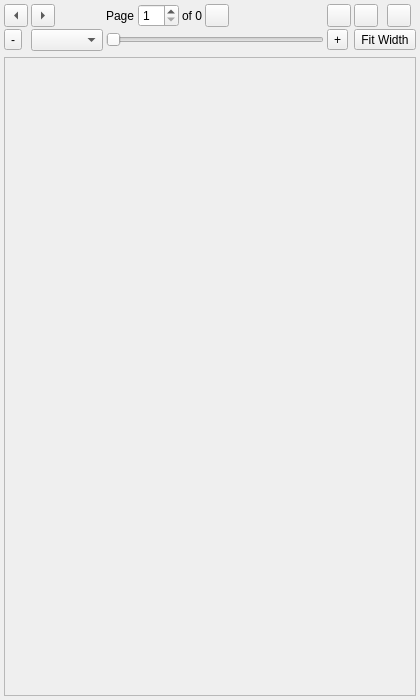
<?xml version="1.0" encoding="UTF-8"?>
<ui version="4.0">
 <class>SourceReader</class>
 <widget class="QWidget" name="SourceReader">
  <property name="geometry">
   <rect><x>0</x><y>0</y><width>420</width><height>700</height></rect>
  </property>
  <property name="windowTitle"><string>Source Reader</string></property>
  <layout class="QVBoxLayout" name="reader_layout">
   <property name="spacing"><number>4</number></property>
   <property name="leftMargin"><number>4</number></property>
   <property name="topMargin"><number>4</number></property>
   <property name="rightMargin"><number>4</number></property>
   <property name="bottomMargin"><number>4</number></property>
   <item>
    <widget class="QWidget" name="toolbar_widget" native="true">
     <layout class="QGridLayout" name="toolbar_layout">
      <property name="leftMargin"><number>0</number></property>
      <property name="topMargin"><number>0</number></property>
      <property name="rightMargin"><number>0</number></property>
      <property name="bottomMargin"><number>2</number></property>
      <property name="horizontalSpacing"><number>3</number></property>
      <property name="verticalSpacing"><number>2</number></property>
      <item row="0" column="0"><widget class="QToolButton" name="previous_button"><property name="toolTip"><string>Previous page</string></property><property name="arrowType"><enum>Qt::LeftArrow</enum></property></widget></item>
      <item row="0" column="1"><widget class="QToolButton" name="next_button"><property name="toolTip"><string>Next page</string></property><property name="arrowType"><enum>Qt::RightArrow</enum></property></widget></item>
      <item row="0" column="2"><widget class="QLabel" name="page_text_label"><property name="text"><string>Page</string></property></widget></item>
      <item row="0" column="3"><widget class="QSpinBox" name="page_spin"><property name="minimum"><number>1</number></property><property name="maximumSize"><size><width>58</width><height>16777215</height></size></property></widget></item>
      <item row="0" column="4"><widget class="QLabel" name="page_count_label"><property name="text"><string>of 0</string></property></widget></item>
      <item row="0" column="5"><widget class="QToolButton" name="open_button"><property name="toolTip"><string>Open another multi-page PDF or TIFF document</string></property></widget></item>
      <item row="0" column="6"><spacer name="toolbar_spacer"><property name="orientation"><enum>Qt::Horizontal</enum></property><property name="sizeHint" stdset="0"><size><width>20</width><height>20</height></size></property></spacer></item>
      <item row="0" column="7"><widget class="QToolButton" name="dock_toggle_button"><property name="toolTip"><string>Dock or undock Source Reader</string></property></widget></item>
      <item row="0" column="8"><widget class="QToolButton" name="hide_button"><property name="toolTip"><string>Hide Source Reader</string></property></widget></item>
      <item row="0" column="9"><widget class="QToolButton" name="close_button"><property name="toolTip"><string>Close Source Reader</string></property></widget></item>
      <item row="1" column="0"><widget class="QToolButton" name="zoom_out_button"><property name="text"><string>-</string></property><property name="toolTip"><string>Zoom out</string></property></widget></item>
      <item row="1" column="1"><widget class="QComboBox" name="zoom_combo"><property name="maximumSize"><size><width>72</width><height>16777215</height></size></property><property name="toolTip"><string>Zoom level</string></property></widget></item>
      <item row="1" column="2" colspan="5"><widget class="QSlider" name="zoom_slider"><property name="minimumSize"><size><width>72</width><height>0</height></size></property><property name="toolTip"><string>Zoom level</string></property><property name="orientation"><enum>Qt::Horizontal</enum></property></widget></item>
      <item row="1" column="7"><widget class="QToolButton" name="zoom_in_button"><property name="text"><string>+</string></property><property name="toolTip"><string>Zoom in</string></property></widget></item>
      <item row="1" column="8" colspan="2"><widget class="QToolButton" name="fit_width_button"><property name="text"><string>Fit Width</string></property><property name="toolTip"><string>Fit the page to the reader width</string></property></widget></item>
     </layout>
    </widget>
   </item>
   <item>
    <widget class="QScrollArea" name="scroll_area">
     <property name="widgetResizable"><bool>false</bool></property>
     <property name="alignment"><set>Qt::AlignLeading|Qt::AlignLeft|Qt::AlignTop</set></property>
     <widget class="QWidget" name="scroll_area_contents">
      <property name="geometry"><rect><x>0</x><y>0</y><width>408</width><height>607</height></rect></property>
      <layout class="QVBoxLayout" name="scroll_area_layout">
       <property name="leftMargin"><number>0</number></property><property name="topMargin"><number>0</number></property><property name="rightMargin"><number>0</number></property><property name="bottomMargin"><number>0</number></property>
       <item><widget class="QLabel" name="page_label"><property name="sizePolicy"><sizepolicy hsizetype="Ignored" vsizetype="Ignored"><horstretch>0</horstretch><verstretch>0</verstretch></sizepolicy></property><property name="text"><string/></property><property name="alignment"><set>Qt::AlignLeading|Qt::AlignLeft|Qt::AlignTop</set></property></widget></item>
      </layout>
     </widget>
    </widget>
   </item>
  </layout>
 </widget>
 <resources/>
 <connections/>
</ui>
